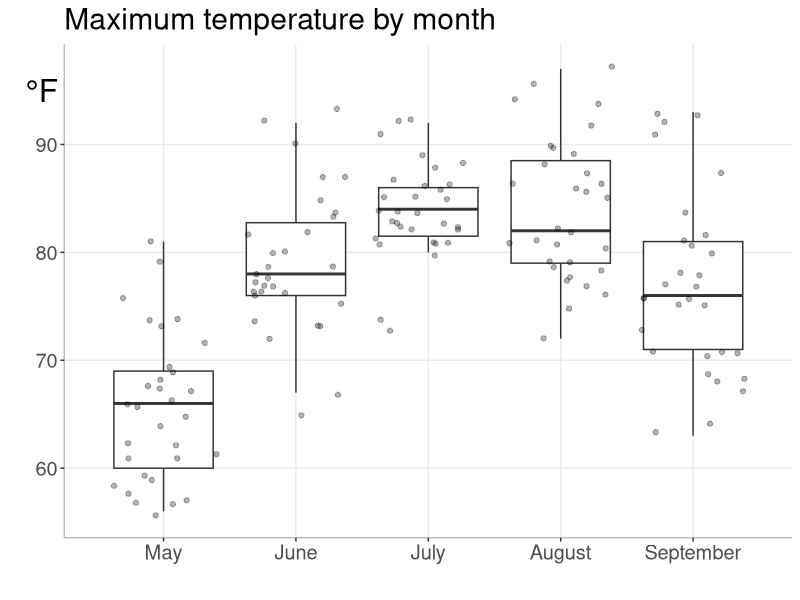
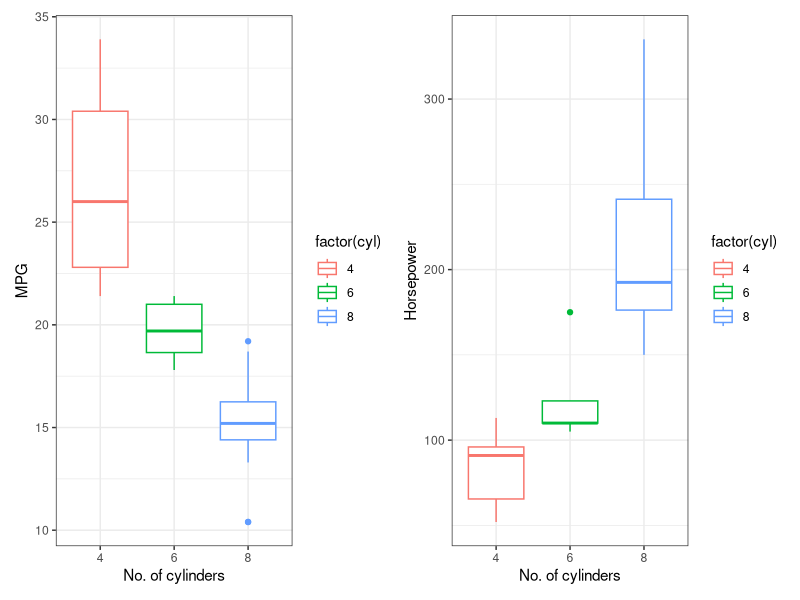
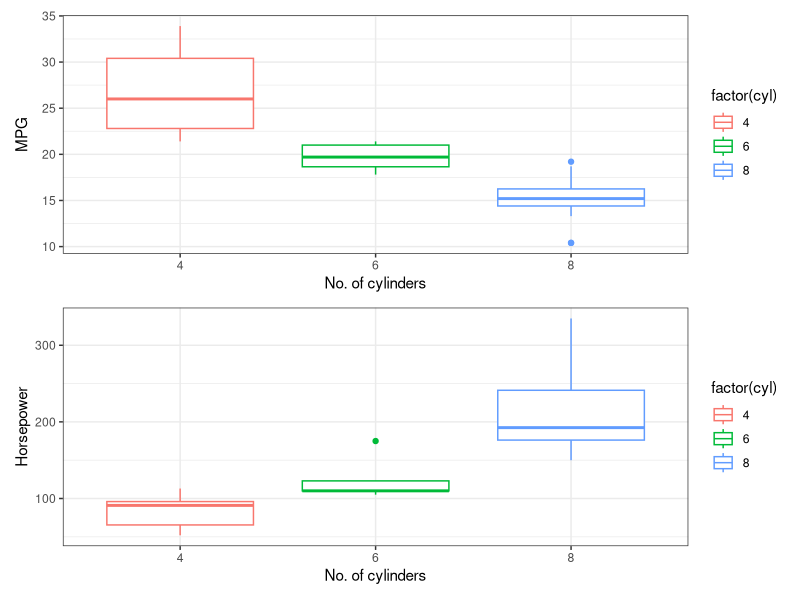
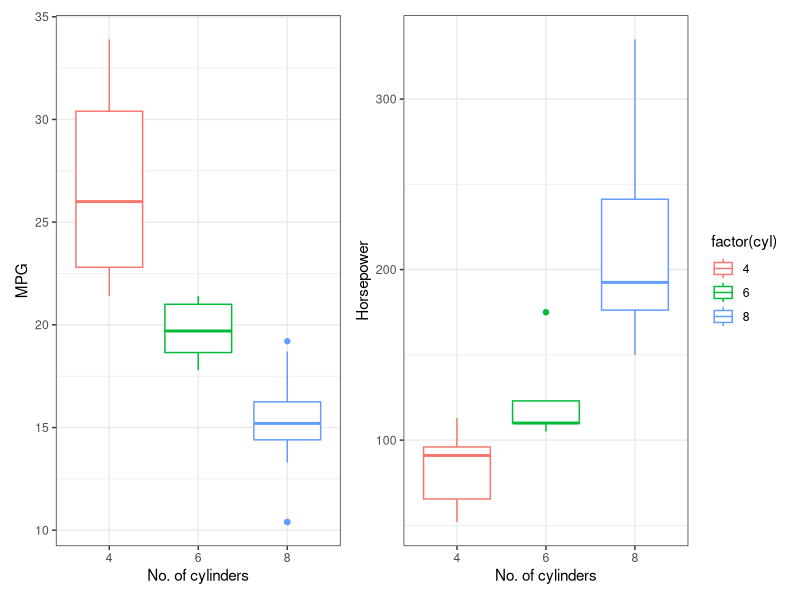

These charts were generated, in order, by the following R code:
## ---- chunk 1
knitr::opts_chunk$set(fig.width = 7, fig.height = 5)
## ---- chunk 2
library("tidyverse")

ggplot(airquality, aes(`Month`, `Temp`, group = `Month`)) +
    geom_boxplot(outlier.shape = NA) +
    geom_jitter(alpha = 0.3) +
    labs(x = "",
         y = "",
         title="Maximum temperature by month") +
    theme_bw() + 
    scale_x_continuous(breaks = c(5, 6, 7, 8, 9), 
                       labels = c("May", "June", "July", "August", "September")) +
    annotate("text", x = 4.08, y = 95, label="°F", size = 8) +
    coord_cartesian(xlim = c(4.5, 9.5),
                    clip = 'off') +
    theme(panel.grid.minor = element_blank(),
          panel.background = element_blank(), 
          axis.line = element_line(colour = "gray"),
          panel.border = element_blank(),
          text = element_text(size=18)
          )
## ---- chunk 3
library(patchwork)
library(gridExtra)

p_mpg <- ggplot(mtcars, aes(factor(cyl), mpg, color = factor(cyl))) + 
    geom_boxplot() + theme_bw() + xlab("No. of cylinders") + ylab("MPG")

p_hp <- ggplot(mtcars, aes(factor(cyl), hp, color = factor(cyl))) + 
    geom_boxplot() + theme_bw() + xlab("No. of cylinders") + ylab("Horsepower")

p_mpg + p_hp 

p_mpg / p_hp

p_mpg + p_hp + plot_layout(guides = 'collect')
